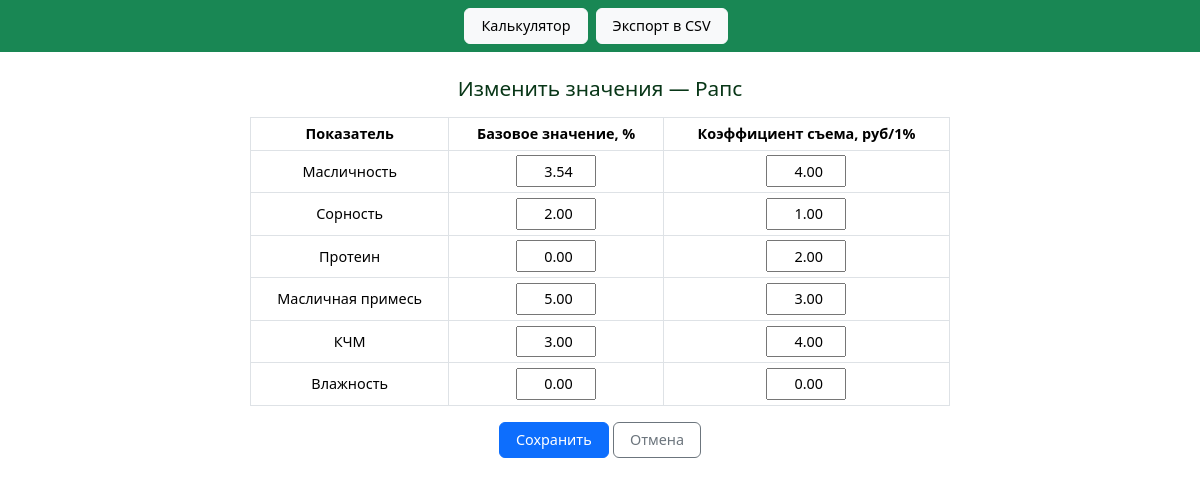
The page /change_raps/ on the database as committed earlier.
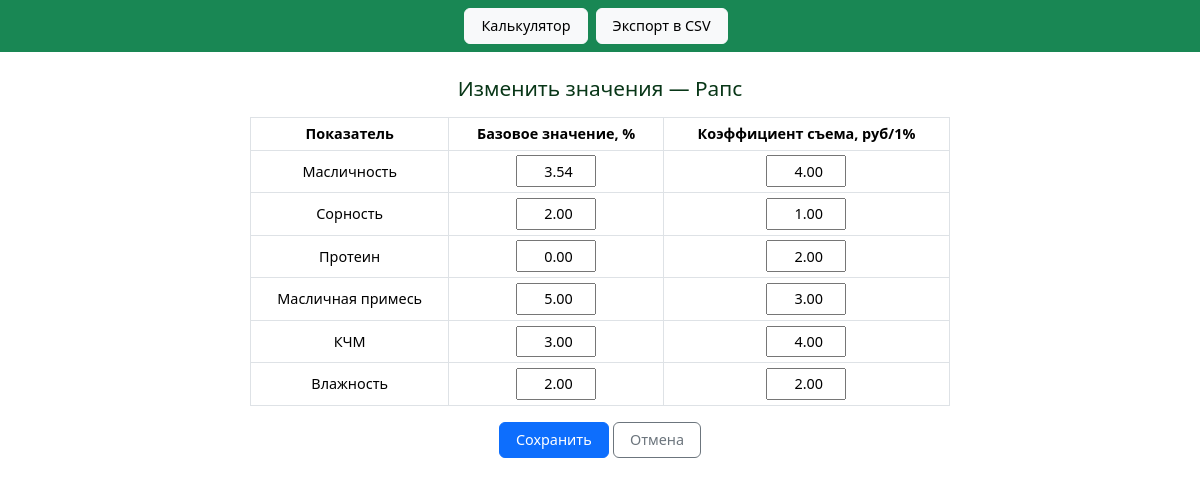
The same page on the database as committed later.
### purch_calculator/removal_rates/models.py (models this page shows, shortened)
class RemovalForRapeseed(models.Model):
    moisture_base = models.DecimalField(
        _("Влажность (базовое значение, %)"),
        max_digits=10, decimal_places=2, default=0,
        validators=[MinValueValidator(0, message=_("Значение не может быть отрицательным."))]
    )
    moisture_removal = models.DecimalField(
        _("Влажность (коэффициент съема)"),
        max_digits=10, decimal_places=2, default=0,
        validators=[MinValueValidator(0, message=_("Значение не может быть отрицательным."))]
    )
    weed_impurity_base = models.DecimalField(
        _("Сорность (базовое значение, %)"),
        max_digits=10, decimal_places=2, default=0,
        validators=[MinValueValidator(0, message=_("Значение не может быть отрицательным."))]
    )
    weed_impurity_removal = models.DecimalField(
        _("Сорность (коэффициент съема)"),
        max_digits=10, decimal_places=2, default=0,
        validators=[MinValueValidator(0, message=_("Значение не может быть отрицательным."))]
    )
    oil_impurity_base = models.DecimalField(
        _("Масличная примесь (базовое значение, %)"),
        max_digits=10, decimal_places=2, default=0,
        validators=[MinValueValidator(0, message=_("Значение не может быть отрицательным."))]
    )
    oil_impurity_removal = models.DecimalField(
        _("Масличная примесь (коэффициент съема)"),
        max_digits=10, decimal_places=2, default=0,
        validators=[MinValueValidator(0, message=_("Значение не может быть отрицательным."))]
    )
    oil_content_base = models.DecimalField(
        _("Масличность (базовое значение, %)"),
        max_digits=10, decimal_places=2, default=0,
        validators=[MinValueValidator(0, message=_("Значение не может быть отрицательным."))]
    )
    oil_content_removal = models.DecimalField(
        _("Масличность (коэффициент съема)"),
        max_digits=10, decimal_places=2, default=0,
        validators=[MinValueValidator(0, message=_("Значение не может быть отрицательным."))]
    )
    KCHM_base = models.DecimalField(
        _("КЧМ (базовое значение, %)"),
        max_digits=10, decimal_places=2, default=0,
        validators=[MinValueValidator(0, message=_("Значение не может быть отрицательным."))]
    )
    KCHM_removal = models.DecimalField(
        _("КЧМ (коэффициент съема)"),
        max_digits=10, decimal_places=2, default=0,
        validators=[MinValueValidator(0, message=_("Значение не может быть отрицательным."))]
    )
    protein_base = models.DecimalField(
        _("Протеин (базовое значение, %)"),
        max_digits=10, decimal_places=2, default=0,
        validators=[MinValueValidator(0, message=_("Значение не может быть отрицательным."))]
    )
    protein_removal = models.DecimalField(
        _("Протеин (коэффициент съема)"),
        max_digits=10, decimal_places=2, default=0,
        validators=[MinValueValidator(0, message=_("Значение не может быть отрицательным."))]
    )

### purch_calculator/removal_rates/views.py (the view)
# urls.py: path('change_raps/',UpdateRaps.as_view(),name='update_raps'),
class UpdateRaps(UpdateView):
    model = RemovalForRapeseed
    form_class = RapeseedForm
    success_url = reverse_lazy('index')
    template_name = 'change_data/update_raps.html'
    def get_object(self, queryset=None):
        obj, _ = RemovalForRapeseed.objects.get_or_create(pk=1)
        return obj

### purch_calculator/removal_rates/forms.py
class RapeseedForm(forms.ModelForm):
    class Meta:
        model = RemovalForRapeseed
        fields = [
        "moisture_base", "moisture_removal",
        "weed_impurity_base", "weed_impurity_removal",
        "oil_impurity_base", "oil_impurity_removal",
        "oil_content_base", "oil_content_removal",
        "KCHM_base", "KCHM_removal",
        "protein_base", "protein_removal"
    ]
        widgets = {
            field: forms.NumberInput(attrs={'step': '1'})
            for field in fields
        }

### templates/change_data/update_raps.html (shortened to what this page needs)
{% extends "base.html" %}
{% load django_bootstrap5 %}
{% block content %}
<div class="container mt-4">
  <h2>Изменить значения — Рапс</h2>
  <form method="post" novalidate>
    <div class="table-container">
      <table class="table table-bordered table-sm compact-table">
        <thead>
          <tr>
            <th>Показатель</th>
            <th>Базовое значение, %</th>
            <th>Коэффициент съема, руб/1%</th>
          </tr>
        </thead>
        <tbody>
          <tr><td>Масличность</td><td>{{ form.oil_content_base }}</td><td>{{ form.oil_content_removal }}</td></tr>
          <tr><td>Сорность</td><td>{{ form.weed_impurity_base }}</td><td>{{ form.weed_impurity_removal }}</td></tr>
          <tr><td>Протеин</td><td>{{ form.protein_base }}</td><td>{{ form.protein_removal }}</td></tr>
          <tr><td>Масличная примесь</td><td>{{ form.oil_impurity_base }}</td><td>{{ form.oil_impurity_removal }}</td></tr>
          <tr><td>КЧМ</td><td>{{ form.KCHM_base }}</td><td>{{ form.KCHM_removal }}</td></tr>
          <tr><td>Влажность</td><td>{{ form.moisture_base }}</td><td>{{ form.moisture_removal }}</td></tr>
        </tbody>
      </table>
    </div>
    <div class="text-center mt-3">
      <button type="submit" class="btn btn-primary btn-sm">Сохранить</button>
      <a href="{% url 'index' %}" class="btn btn-outline-secondary btn-sm">Отмена</a>
    </div>
  </form>
</div>
{% endblock %}

Rows that differ between the two databases and show on the page:
changed RemovalForRapeseed: moisture_base "0.00" → "2.00"; moisture_removal "0.00" → "2.00"
